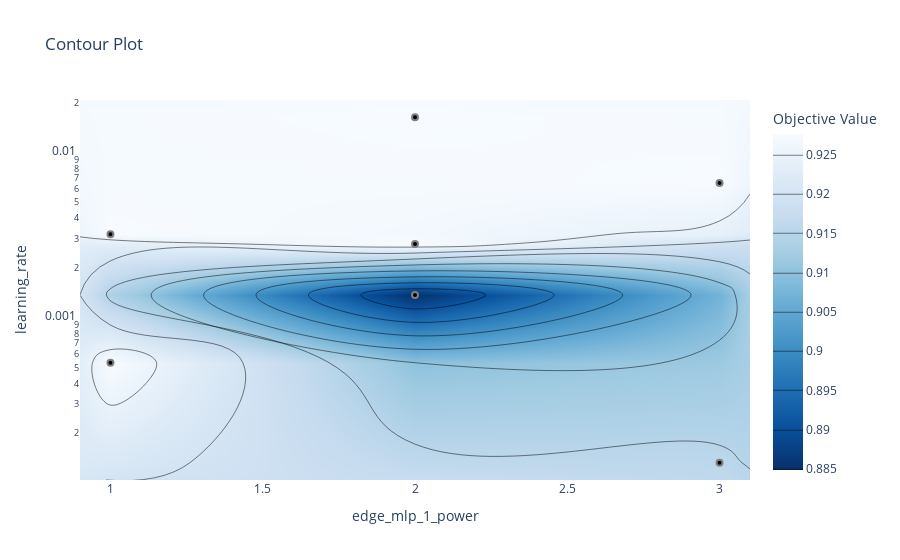

The notebook cell this image was saved under:
### Code cell
# plot the estimated accuracy surface over hyperparameters:
fig = optuna.visualization.plot_contour(study9, params=['learning_rate', 'edge_mlp_1_power'])
fig.show()

### Figure 1 — Plotly figure (JSON) as saved in the notebook; plotly's stock layout.template omitted (floating-point values rounded to 4 significant figures)
{"data": [{"colorbar": {"title": {"text": "Objective Value"}}, "colorscale": [[0, "rgb(247,251,255)"], [0.125, "rgb(222,235,247)"], [0.25, "rgb(198,219,239)"], [0.375, "rgb(158,202,225)"], [0.5, "rgb(107,174,214)"], [0.625, "rgb(66,146,198)"], [0.75, "rgb(33,113,181)"], [0.875, "rgb(8,81,156)"], [1, "rgb(8,48,107)"]], "connectgaps": true, "contours": {"coloring": "heatmap"}, "hoverinfo": "none", "line": {"smoothing": 1.3}, "reversescale": true, "type": "contour", "x": [0.9, 1, 2, 3, 3.1], "y": [0.0001041, 0.0001324, 0.0005327, 0.001371, 0.002792, 0.003195, 0.006524, 0.0163, 0.02073], "z": [[null, null, null, null, null], [null, null, null, 0.9157, null], [null, 0.9277, null, null, null], [null, null, 0.8848, null, null], [null, null, 0.9277, null, null], [null, 0.9277, null, null, null], [null, null, null, 0.9277, null], [null, null, 0.9277, null, null], [null, null, null, null, null]]}, {"marker": {"color": "black", "line": {"color": "Grey", "width": 2}}, "mode": "markers", "showlegend": false, "type": "scatter", "x": [2, 1, 3, 2, 3, 1, 2], "y": [0.0163, 0.003195, 0.006524, 0.002792, 0.0001324, 0.0005327, 0.001371]}], "layout": {"title": {"text": "Contour Plot"}, "xaxis": {"range": [0.9, 3.1], "title": {"text": "edge_mlp_1_power"}}, "yaxis": {"range": [-3.983, -1.683], "title": {"text": "learning_rate"}, "type": "log"}}}
